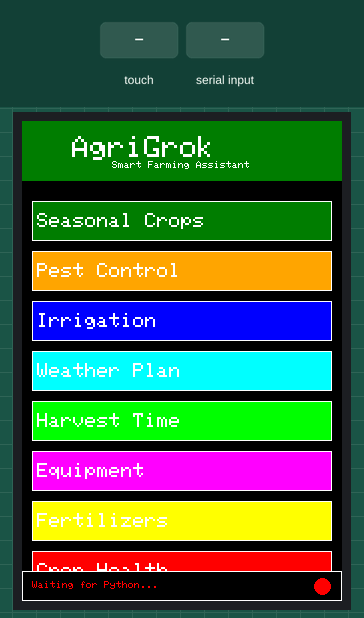
A sketch run on a simulated Arduino Uno, built with avr-gcc and run on an emulated ATmega328P. Shown: 320×480 colour display. Inputs (shaded band) come from the test bench. What the sketch prints to the serial monitor is not drawn.

Above: at 1.6 s.
1.7 s: touch panel pressed at 13 % / 10 % of its raw x / y range
At 3.5 s:
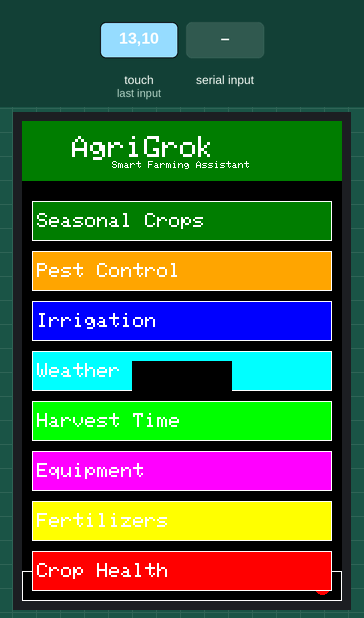
4.4 s: touch panel pressed at 13 % / 50 % of its raw x / y range
At 5.1 s:
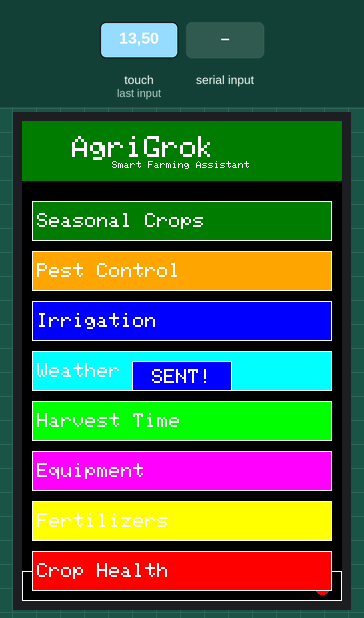
7.1 s: "RESPONSE:\n" received over Serial
At 8.0 s:
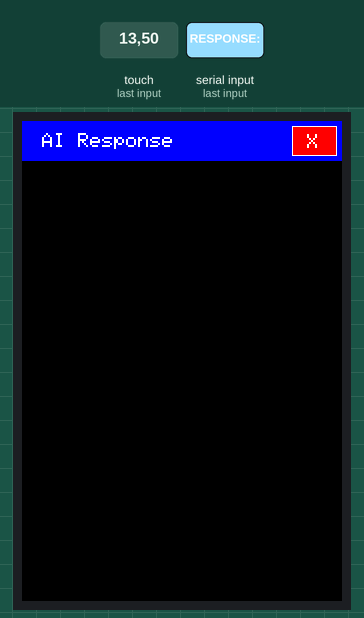
Timing chart, 0 to 10.1 s (numbered marks = the images above; inputs shaded):
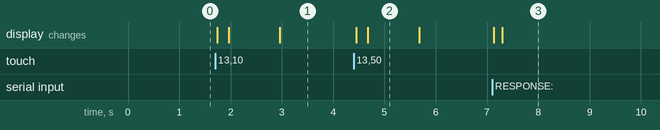

Measured:
- after the input at 1.7 s, the display: first changes at once (image 1 shows a later state)
- after the input at 4.4 s, the display: first changes after 0.05 s (image 2 shows a later state)
- after the input at 7.1 s, the display: first changes at once (image 3 shows a later state)
- what the display in image 2 shows lasts 1.0 s, from 4.7 s to 5.7 s

The sketch:

ArduinoLCD.ino
```cpp
#include <SPI.h>
#include <Adafruit_GFX.h>
#include <MCUFRIEND_kbv.h>
#include <TouchScreen.h>

MCUFRIEND_kbv tft;

// YOUR EXACT CALIBRATION VALUES
int XP = 8, XM = A2, YP = A3, YM = 9;
TouchScreen ts(XP, YP, XM, YM, 300);

// YOUR EXACT TOUCH MAPPING VALUES
int TS_LEFT = 192;
int TS_RT = 874;
int TS_TOP = 939;
int TS_BOT = 103;

// Colors
#define BLACK 0x0000
#define WHITE 0xFFFF
#define RED 0xF800
#define GREEN 0x07E0
#define BLUE 0x001F
#define YELLOW 0xFFE0
#define CYAN 0x07FF
#define ORANGE 0xFD20
#define DARKGREEN 0x03E0

// Button positions for 320x480 portrait
int buttonY[] = {80, 130, 180, 230, 280, 330, 380, 430};
String buttonNames[] = {"Seasonal Crops", "Pest Control", "Irrigation", "Weather Plan", "Harvest Time", "Equipment", "Fertilizers", "Crop Health"};
String buttonCmds[] = {"SEASONAL_CROPS", "PEST_CONTROL", "IRRIGATION", "WEATHER", "HARVEST", "EQUIPMENT", "FERTILIZER", "CROP_HEALTH"};

bool connected = false;
unsigned long lastTouch = 0;

void setup() {
  Serial.begin(9600);

  uint16_t ID = tft.readID();
  if (ID == 0xD3D3) ID = 0x9486;
  tft.begin(ID);
  tft.setRotation(0); // Portrait mode like your calibration

  drawScreen();

  Serial.println("ARDUINO_READY");
  Serial.println("SHIELD_MOUNTED");
  Serial.println("CALIBRATION_LOADED");
}

void loop() {
  checkTouch();
  checkSerial();
  delay(30);
}

void drawScreen() {
  tft.fillScreen(BLACK);

  // Header
  tft.fillRect(0, 0, 320, 60, DARKGREEN);
  tft.setTextColor(WHITE);
  tft.setTextSize(3);
  tft.setCursor(50, 15);
  tft.print("AgriGrok");

  tft.setTextSize(1);
  tft.setCursor(90, 40);
  tft.print("Smart Farming Assistant");

  // Draw 8 buttons
  uint16_t colors[] = {DARKGREEN, ORANGE, BLUE, CYAN, GREEN, 0xF81F, YELLOW, RED};

  for (int i = 0; i < 8; i++) {
    tft.fillRect(10, buttonY[i], 300, 40, colors[i]);
    tft.drawRect(10, buttonY[i], 300, 40, WHITE);

    tft.setTextColor(WHITE);
    tft.setTextSize(2);
    tft.setCursor(15, buttonY[i] + 12);
    tft.print(buttonNames[i]);
  }

  // Status bar at bottom
  tft.fillRect(0, 450, 320, 30, BLACK);
  tft.drawRect(0, 450, 320, 30, WHITE);
  updateStatus();
}

void updateStatus() {
  tft.setTextColor(connected ? GREEN : RED);
  tft.setTextSize(1);
  tft.setCursor(10, 460);
  tft.print(connected ? "Python Connected - Ready!" : "Waiting for Python...");

  // Connection indicator
  tft.fillCircle(300, 465, 8, connected ? GREEN : RED);
}

void checkTouch() {
  TSPoint p = ts.getPoint();
  pinMode(YP, OUTPUT);
  pinMode(XM, OUTPUT);

  if (p.z > 200 && p.z < 1000) {

    // Debounce
    if (millis() - lastTouch < 300) return;
    lastTouch = millis();

    // Use YOUR EXACT calibration values
    int x = map(p.x, TS_LEFT, TS_RT, 0, 320);  // 192 to 874 -> 0 to 320
    int y = map(p.y, TS_TOP, TS_BOT, 0, 480);  // 939 to 103 -> 0 to 480

    // Constrain to screen
    x = constrain(x, 0, 319);
    y = constrain(y, 0, 479);

    Serial.print("Raw: (");
    Serial.print(p.x);
    Serial.print(",");
    Serial.print(p.y);
    Serial.print(") -> Mapped: (");
    Serial.print(x);
    Serial.print(",");
    Serial.print(y);
    Serial.println(")");

    // Check which button was pressed
    for (int i = 0; i < 8; i++) {
      if (x >= 10 && x <= 310 && y >= buttonY[i] && y <= buttonY[i] + 40) {

        Serial.print("BUTTON HIT: ");
        Serial.println(buttonNames[i]);

        // Send command to Python
        Serial.print("BUTTON_PRESSED:");
        Serial.println(buttonCmds[i]);

        // Visual feedback
        flashButton(i);
        break;
      }
    }
  }
}

void flashButton(int buttonIndex) {
  // Flash the pressed button
  tft.fillRect(10, buttonY[buttonIndex], 300, 40, WHITE);
  tft.setTextColor(BLACK);
  tft.setTextSize(2);
  tft.setCursor(15, buttonY[buttonIndex] + 12);
  tft.print(buttonNames[buttonIndex]);

  delay(200);

  // Restore original color
  uint16_t colors[] = {DARKGREEN, ORANGE, BLUE, CYAN, GREEN, 0xF81F, YELLOW, RED};
  tft.fillRect(10, buttonY[buttonIndex], 300, 40, colors[buttonIndex]);
  tft.drawRect(10, buttonY[buttonIndex], 300, 40, WHITE);
  tft.setTextColor(WHITE);
  tft.setTextSize(2);
  tft.setCursor(15, buttonY[buttonIndex] + 12);
  tft.print(buttonNames[buttonIndex]);

  // Show confirmation
  showConfirmation(buttonNames[buttonIndex]);
}

void showConfirmation(String buttonName) {
  // Show "SENT!" popup
  tft.fillRect(110, 240, 100, 30, BLUE);
  tft.drawRect(110, 240, 100, 30, WHITE);

  tft.setTextColor(WHITE);
  tft.setTextSize(2);
  tft.setCursor(130, 248);
  tft.print("SENT!");

  delay(1000);

  // Clear popup
  tft.fillRect(110, 240, 100, 30, BLACK);
}

void checkSerial() {
  if (Serial.available()) {
    String msg = Serial.readStringUntil('\n');
    msg.trim();

    if (msg == "PYTHON_CONNECTED") {
      connected = true;
      updateStatus();

    } else if (msg.startsWith("STATUS:")) {
      // Could display status updates here

    } else if (msg.startsWith("RESPONSE:")) {
      String response = msg.substring(9);
      showResponse(response);

    } else if (msg == "PING") {
      Serial.println("PONG");
    }
  }
}

void showResponse(String response) {
  // Simple response display
  tft.fillScreen(BLACK);

  // Header
  tft.fillRect(0, 0, 320, 40, BLUE);
  tft.setTextColor(WHITE);
  tft.setTextSize(2);
  tft.setCursor(20, 12);
  tft.print("AI Response");

  // Close button
  tft.fillRect(270, 5, 45, 30, RED);
  tft.drawRect(270, 5, 45, 30, WHITE);
  tft.setTextColor(WHITE);
  tft.setTextSize(2);
  tft.setCursor(285, 13);
  tft.print("X");

  // Response text
  tft.setTextColor(GREEN);
  tft.setTextSize(1);
  displayText(response, 10, 60);

  // Wait for close or timeout
  unsigned long startTime = millis();
  while (millis() - startTime < 15000) {
    TSPoint p = ts.getPoint();
    pinMode(YP, OUTPUT);
    pinMode(XM, OUTPUT);

    if (p.z > 200) {
      int x = map(p.x, TS_LEFT, TS_RT, 0, 320);
      int y = map(p.y, TS_TOP, TS_BOT, 0, 480);

      // Check close button
      if (x >= 270 && x <= 315 && y >= 5 && y <= 35) {
        break;
      }
      delay(200);
    }
    delay(100);
  }

  drawScreen(); // Redraw main screen
}

void displayText(String text, int startX, int startY) {
  int x = startX;
  int y = startY;
  int maxChars = 50;

  for (int i = 0; i < text.length() && y < 430; i++) {
    char c = text.charAt(i);

    if (c == '\n' || (i % maxChars == 0 && i > 0)) {
      x = startX;
      y += 12;
    }

    if (c != '\n') {
      tft.setCursor(x, y);
      tft.print(c);
      x += 6;
    }
  }
}
```
